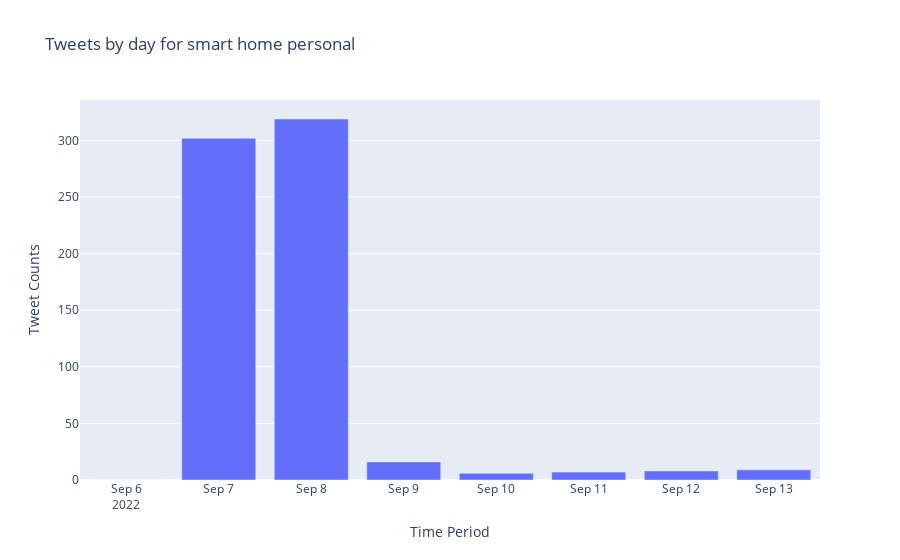

The cell this chart's notebook holds for it:
### Code cell
import plotly.graph_objects as go
from twarc import Twarc2
import json

# Replace with your own bearer token
client_2 = Twarc2(
    bearer_token='AAAAAAAAAAAAAAAAAAAAAIPigAEAAAAA64aeG60pydtseMVb%2BGO8DUKDueM%3DAn6Zp0E3hyfEjzYEh9e3iQYA25t9XpxJz7NHEt5e5SbAAhYphX')
# Replace the query below with your own query
query = "smart home personal"

# Get the recent Tweet counts using Twarc for your query by day
search_results = client_2.counts_recent(query=query, granularity='day')

for page in search_results:
    # Get the data object from the Tweet counts response which contains the daily Tweet count
    data = page['data']
    break

#To display the Tweet counts in a bar graph, we will get the start date in a list called day to display on the x-axis
#and the corresponding tweet_counts in a list called tweet_counts to display on the y-axis
day = []
tweet_counts = []

for d in data:
    # Add the start date to display on x-axis
    day.append(d['start'][:10])
    # Add the daily Tweet counts to display on the y-axis
    tweet_counts.append(d['tweet_count'])

# Build a bar chart
fig = go.Figure(data=[go.Bar(x=day, y=tweet_counts)])

# Add the titles
fig.update_layout(xaxis_title="Time Period", yaxis_title="Tweet Counts",
                  title_text='Tweets by day for {}'.format(query))

fig.show()

### Figure 1 — Plotly figure (JSON) as saved in the notebook; plotly's stock layout.template omitted (floating-point values rounded to 4 significant figures)
{"data": [{"type": "bar", "x": ["2022-09-06", "2022-09-07", "2022-09-08", "2022-09-09", "2022-09-10", "2022-09-11", "2022-09-12", "2022-09-13"], "y": [0, 302, 319, 16, 6, 7, 8, 9]}], "layout": {"title": {"text": "Tweets by day for smart home personal"}, "xaxis": {"title": {"text": "Time Period"}}, "yaxis": {"title": {"text": "Tweet Counts"}}}}
